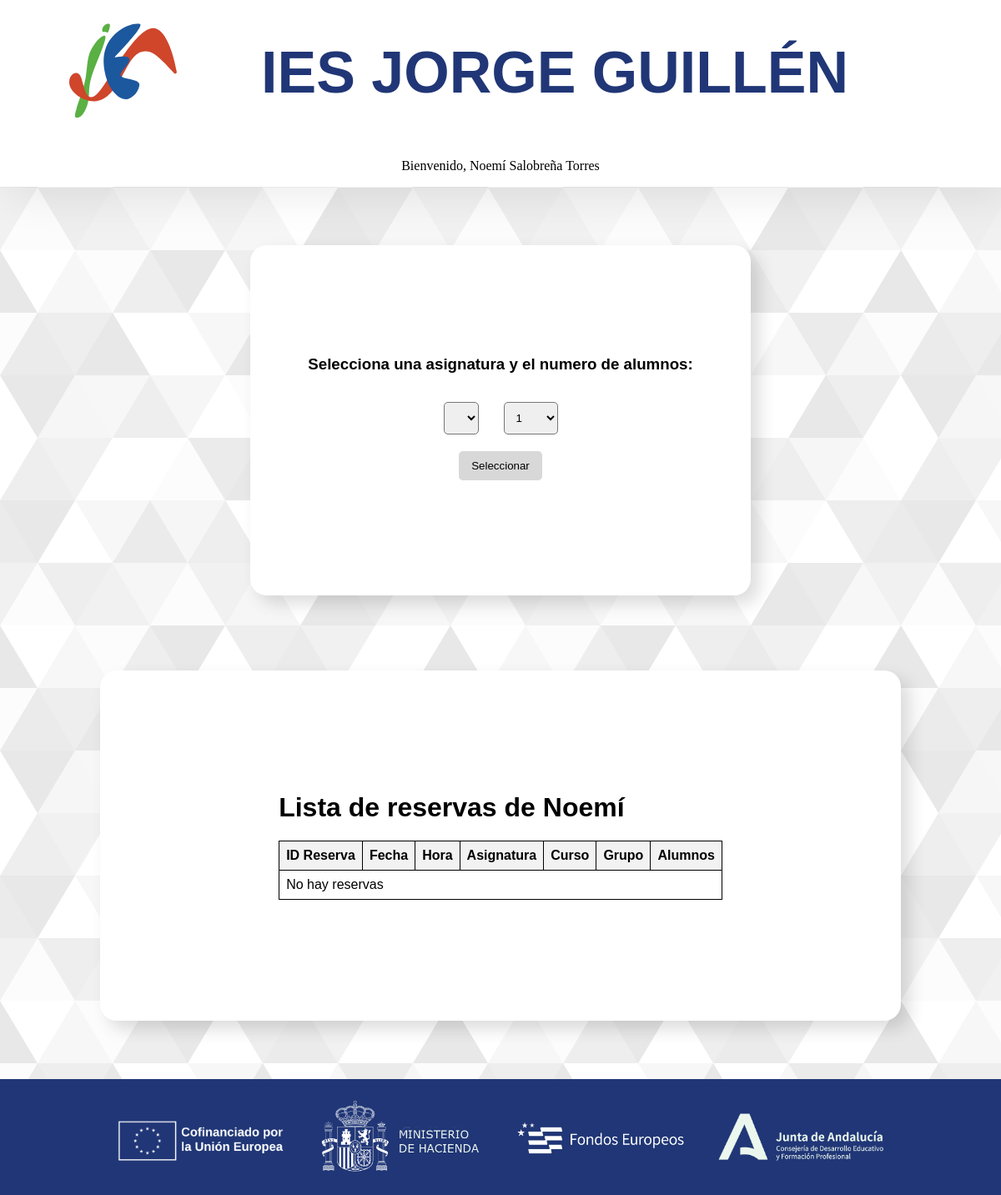
The page /Pagina/reserva.php (signed in) on the database as committed earlier.
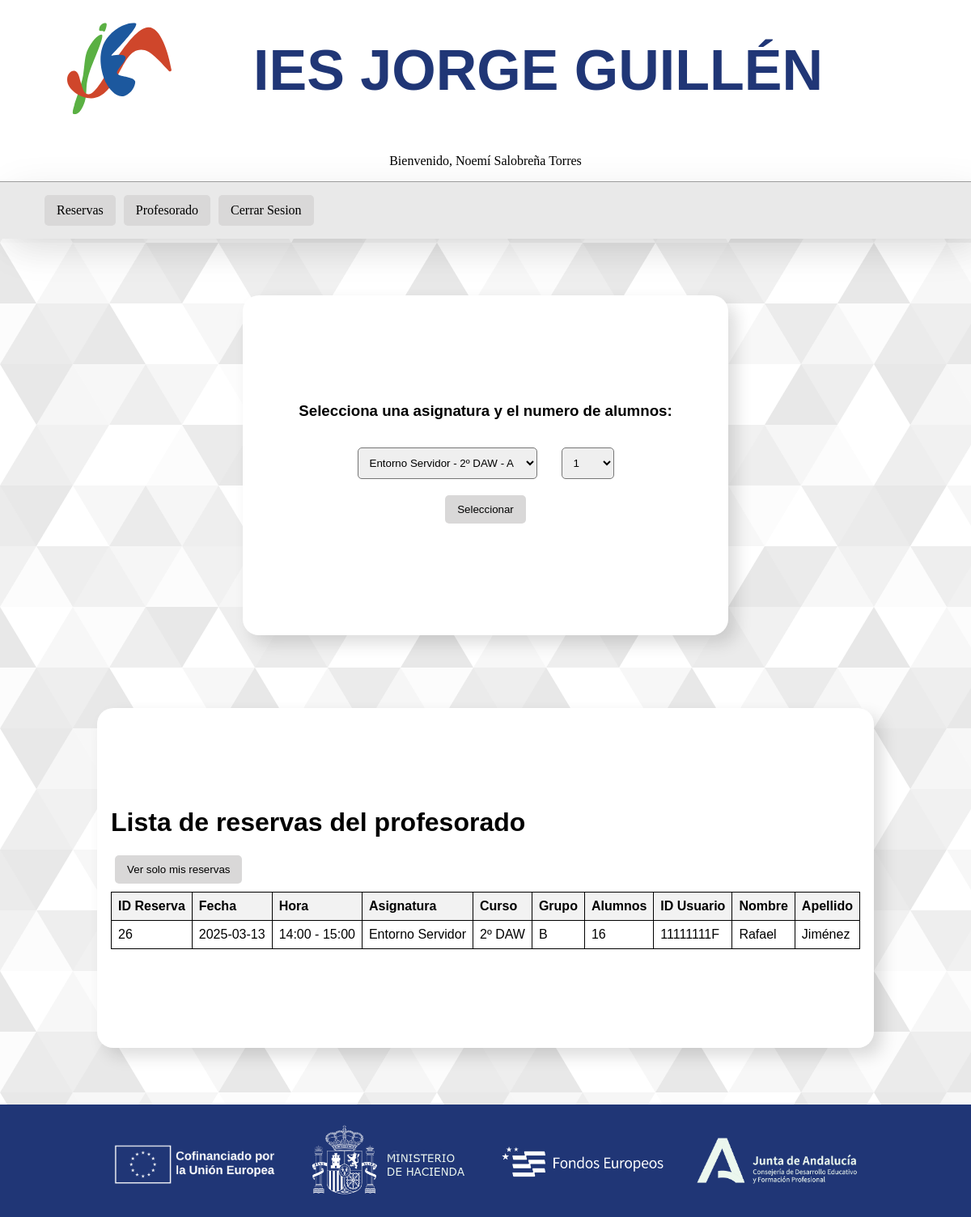
The same page on the database as committed later.
### tables this page shows
CREATE TABLE `reservas` (
  `idReserva` int(11) NOT NULL,
  `fecha` date NOT NULL,
  `idUsuario` varchar(9) NOT NULL,
  `idAsignatura` int(11) NOT NULL,
  `grupo` varchar(1) DEFAULT NULL,
  `alumnosReserva` int(11) NOT NULL
);

CREATE TABLE `tramos` (
  `idTramo` varchar(10) NOT NULL,
  `hora` varchar(25) NOT NULL
);

CREATE TABLE `asignaturas` (
  `idAsignatura` int(11) NOT NULL,
  `nombreAsignatura` varchar(50) NOT NULL,
  `curso` varchar(25) NOT NULL,
  `idDepartamento` int(11) NOT NULL
);

CREATE TABLE `usuarios` (
  `idUsuario` varchar(9) NOT NULL,
  `contrasena` varchar(70) NOT NULL,
  `nombreUsuario` varchar(50) NOT NULL,
  `apellido1` varchar(50) NOT NULL,
  `apellido2` varchar(50) DEFAULT NULL,
  `email` varchar(50) NOT NULL,
  `idDepartamento` int(11) NOT NULL
);

### Pagina/validaciones/calendarioReserva.php (the view, shortened to what the changed rows need)
<div class="contenedorBotonesCalendario"><form action="reserva.php#calendarioReservas" method="post">
    <table><tr><td><select name="asignaturaYgrupo" id="asignaturaYgrupo">
        <?php
            $sql="SELECT * from `usuarios-asignaturas` ua
                    join asignaturas a on ua.idAsignatura=a.idAsignatura
                    where ua.idUsuario='".$_SESSION['idUsuario']."'";
            $resultado=mysqli_query($con, $sql);
            while ($asignatura=mysqli_fetch_assoc($resultado)){
                echo '<option value="'.$asignatura["idAsignatura"].'#'.$asignatura["grupo"].'" ';
                if (isset($_POST["idAsignatura"])&&$_POST["idAsignatura"]==$asignatura["idAsignatura"]){
                    echo 'selected';
                }
                echo'>'.$asignatura["nombreAsignatura"].' - '.$asignatura["curso"];
                echo'</option>';
            }
        ?>
    </select></td>
    </tr>
    <tr><td colspan="2"><button class="botones" type="submit">Seleccionar</button></td></tr></table>
</form></div>

### Pagina/plantillas/header.php (shortened to what the changed rows need)
<header>
    <h1>IES JORGE GUILLÉN</h1>
    <link rel="stylesheet" href="Estilos/ruben.css">
        <?php
    if (isset($_SESSION['roles'])) {
        foreach ($_SESSION['roles'] as $rol) {
            if ($rol == 2) {
                ?>
                <nav class="navegacion">
                    <ul>
                        <li><a href="reserva.php" class="botones">Reservas</a></li>
                        <li><a href="gestion_profesorado.php" class="botones">Profesorado</a></li>
                        <li><a href="Validaciones/cerrar_sesion.php" class="botones">Cerrar Sesion</a></li>
                    </ul>
                </nav>
                <?php
            }
        }
    }
    ?>
</header>

### Pagina/validaciones/listaReserva.php (shortened to what the changed rows need)
<?php
$eleccion = $_SESSION['eleccion'];
?>
<!DOCTYPE html>
<html lang="en">
<head>
</head>
<body>
    <div>
         <?php if (in_array(2, $_SESSION['roles']) && $eleccion) { ?>
        <h1>Lista de reservas del profesorado</h1>
        <?php }else{ ?>
            <h1>Lista de reservas de <?= $_SESSION['nombreUsuario'] ?></h1>
        <?php } ?>
        <?php if (in_array(2, $_SESSION['roles'])) { ?>
            <form method="post" style="margin-bottom: 10px;">
                <button class="botones" type="submit" name="cambiar_vista" id="list-reservas" onclick="window.location.hash='list-reservas';">
                    <?= $eleccion ? "Ver solo mis reservas" : "Ver todas las reservas"; ?>
                </button>
            </form>
        <?php } ?>
        <table>
            <tr>
                <th>ID Reserva</th>
                <th>Fecha</th>
                <th>Hora</th>
                <th>Asignatura</th>
                <th>Curso</th>
                <th>Grupo</th>
                <th>Alumnos</th>
                <?php if (in_array(2, $_SESSION['roles']) && $eleccion) { ?>
                    <th>ID Usuario</th>
                    <th>Nombre</th>
                    <th>Apellido</th>
                <?php } ?>
            </tr>
            <?php
            $idUsuario = mysqli_real_escape_string($con, $_SESSION['idUsuario']);
            if (in_array(2, $_SESSION['roles']) && $eleccion) {
                $query = "SELECT r.idReserva, r.fecha, t.hora, a.nombreAsignatura, a.curso, ua.grupo, alumnosReserva, r.idUsuario, u.nombreUsuario, u.apellido1
                        FROM reservas r
                        JOIN `reservas-tramo` rt ON r.idReserva = rt.idReserva
                        JOIN tramos t ON rt.idTramo = t.idTramo
                        JOIN asignaturas a ON r.idAsignatura = a.idAsignatura
                        JOIN `usuarios-asignaturas` ua ON r.idUsuario = ua.idUsuario
                        AND r.idAsignatura = ua.idAsignatura
                        AND r.grupo = ua.grupo
                        JOIN usuarios u ON r.idUsuario = u.idUsuario
                        ORDER BY r.fecha ASC";
            } else {
                $query = "SELECT r.idReserva, r.fecha, t.hora, a.nombreAsignatura, a.curso, ua.grupo, alumnosReserva
                        FROM reservas r
                        JOIN `reservas-tramo` rt ON r.idReserva = rt.idReserva
                        JOIN tramos t ON rt.idTramo = t.idTramo
                        JOIN asignaturas a ON r.idAsignatura = a.idAsignatura
                        JOIN `usuarios-asignaturas` ua ON r.idUsuario = ua.idUsuario
                        AND r.idAsignatura = ua.idAsignatura
                        AND r.grupo = ua.grupo
                        WHERE r.idUsuario = '$idUsuario'
                        ORDER BY r.fecha ASC";
            }
            $result = mysqli_query($con, $query);
            if (mysqli_num_rows($result) > 0) {
                while ($row = mysqli_fetch_assoc($result)) {
                    echo "<tr>";
                    echo "<td>" . $row['idReserva'] . "</td>";
                    echo "<td>" . $row['fecha'] . "</td>";
                    echo "<td>" . $row['hora'] . "</td>";
                    echo "<td>" . $row['nombreAsignatura'] . "</td>";
                    echo "<td>" . $row['curso'] . "</td>";
                    echo "<td>" . $row['grupo'] . "</td>";
                    echo "<td>" . $row['alumnosReserva'] . "</td>";
                    if (in_array(2, $_SESSION['roles']) && $eleccion) {
                        echo "<td>" . $row['idUsuario'] . "</td>";
                        echo "<td>" . $row['nombreUsuario'] . "</td>";
                        echo "<td>" . $row['apellido1'] . "</td>";
                    } else if (in_array(2, $_SESSION['roles']) && !$eleccion) {
                        echo "<td>
                            <form action='./validaciones/eliminarReserva.php' method='post' onsubmit='return confirmarEliminacion();'>
                            <input type='hidden' name='idReserva' value='" . $row['idReserva'] . "'>
                            <input type='hidden' name='hora' value='" . $row['hora'] . "'>
                            <button type='submit'><img src='./imgs/papelera.png' width='20' height='20'></button>
                            </form>
                        </td>";
                    }
                    echo "</tr>";
                }
            } else {
                if (in_array(2, $_SESSION['roles']) && $eleccion) {
                    echo "<tr><td colspan='10'>No hay reservas</td></tr>";
                } else {
                    echo "<tr><td colspan='7'>No hay reservas</td></tr>";
                }
            }
            ?>
        </table>
    </div>
</body>
</html>

Rows that differ between the two databases and show on the page:
added reservas: idReserva "26", fecha "2025-03-13", tramos.hora "14:00 - 15:00", asignaturas.nombreAsignatura "Entorno Servidor", asignaturas.curso "2º DAW", usuarios-asignaturas.grupo "B", alumnosReserva "16", idUsuario "11111111F", usuarios.nombreUsuario "Rafael", usuarios.apellido1 "Jiménez"
Other text that changed with them:
form field asignaturaYgrupo: (not shown) → "Entorno Servidor - 2º DAW - A"
$_SESSION['nombreUsuario']: "Noemí" → (not shown)
new list line: "Reservas Profesorado Cerrar Sesion"
text no longer shown: "Lista de reservas de No hay reservas"
text now shown: "Lista de reservas del profesorado Ver solo mis reservas ID Usuario Nombre Apellido"
